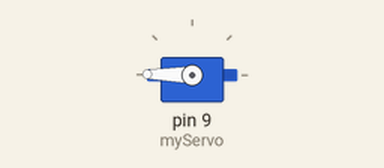
Simulated run of this sketch. Board: Arduino Uno, built with avr-gcc and run on an emulated ATmega328P. Shown: servo.

Above: at 0.05 s.
At 2.5 s:
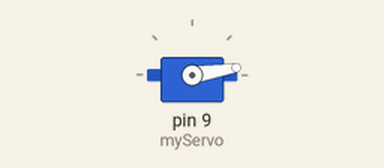
At 5.0 s:
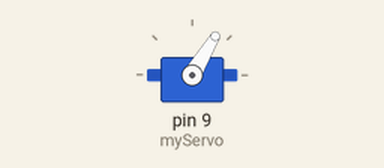
At 10.0 s:
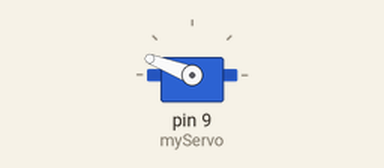
Timing chart, 0 to 14.3 s (numbered marks = the images above):
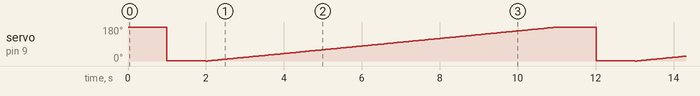

The sketch:

03_servo.ino
```cpp
#include<Servo.h>

Servo myServo;

void setup() {

  myServo.attach(9);

}

void loop() {

  //move servo to specific angles
  myServo.write(179);
  delay(1000);
  myServo.write(1);
  delay(1000);

  //move servo slowly
  for(int i=0; i<180; ++i) {
    myServo.write(i);
    delay(50);
  }

}
```
